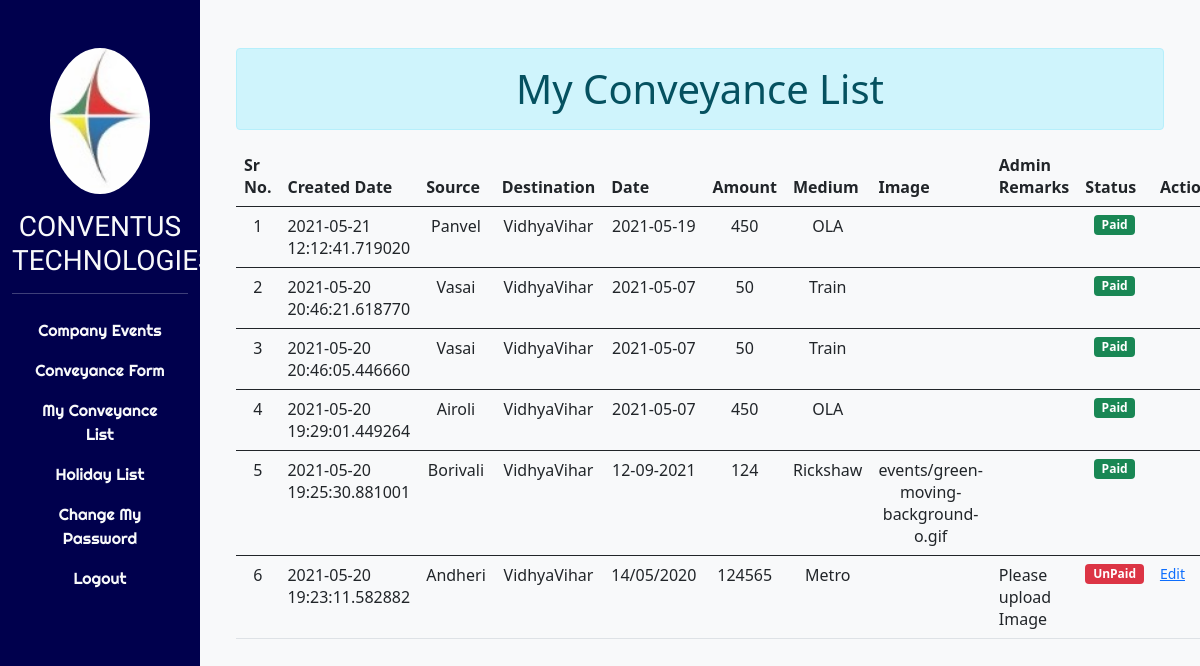
/conveyancelist/ (signed in), run on the app's committed database.
### events/models.py (models this page shows, shortened)
class Conveyance(models.Model):
	Date=models.CharField(max_length=50)
	From_Location=models.CharField(max_length=50)
	To_Location=models.CharField(max_length=50)
	Conveyance_Date=models.CharField(max_length=20)
	user=models.ForeignKey(User,on_delete=models.CASCADE)
	Amount=models.IntegerField()
	Remark=models.TextField()
	image=models.ImageField(upload_to='events/',default='',blank=True)
	RemarkAdmin=models.CharField(max_length=200,blank=True,default='')
	Status=models.BooleanField(default=False)

### events/views.py (the view)
# urls.py: path('conveyancelist/',conveyancelist),
def conveyancelist(request):
    uid=request.session.get('userId')
    incl=Conveyance.objects.filter(user_id=uid).order_by('-Date')
    d={'x':incl}
    return render(request,'events/conveyancelist.html',d)

### events/templates/events/conveyancelist.html
{% extends 'core/base.html'%} {% block content %}
<br><br>
<div class='container'>
<h1 class='alert alert-info mx-auto text-center'>My Conveyance List</h1>
<table class='table'>
    <thead>
    <tr>
        <th>Sr No.</th>
        <th>Created Date</th>
        <th>Source</th>
        <th>Destination</th>
        <th>Date</th>
        <th>Amount</th>
        <th>Medium</th>
        <th>Image</th>
        <th>Admin Remarks</th>
        <th>Status</th>
        <th>Action</th>
    </tr>
</thead>
    {% for i in x %}
    <tbody>
    <tr>
        <td><center>{{forloop.counter}}</center></td>
        <td>{{i.Date}}</td>
        <td><center>{{i.From_Location}}</center></td>
        <td><center>{{i.To_Location}}</center></td>
        <td><center>{{i.Conveyance_Date}}</center></td>
        <td><center>{{i.Amount}}</center></td>
        <td><center>{{i.Remark}}</center></td>
        <td><center>{{i.image}}</center></td>
        <td>{{i.RemarkAdmin}}</td>
        {% if i.Status %}
        <td><center><small class='badge bg-success'>Paid</small></center></td>
        {% else %}
        <td><center><small class='badge bg-danger'>UnPaid</small></center></td>
        {% endif %}
     {% if i.Status %}
        <td>  </td>
        {% else %}
        <td><small><a href='/Conveyanceupdateviewuser/{{i.id}}/'>Edit</a></small></td>
        {% endif %}
    </tr>
    </tbody>
    {%endfor%}
</table>
</div>
{% endblock%}

### core/static/core/css/core.css (style rules this page uses)
html,body { height:100%; }

### data on the page
Conveyance: Date "2021-05-21 12:12:41.719020", From_Location "Panvel", To_Location "VidhyaVihar", Conveyance_Date "2021-05-19", Amount "450", Remark "OLA", Status "Paid"
Conveyance: Date "2021-05-20 20:46:21.618770", From_Location "Vasai", To_Location "VidhyaVihar", Conveyance_Date "2021-05-07", Amount "50", Remark "Train", Status "Paid"
Conveyance: Date "2021-05-20 20:46:05.446660", From_Location "Vasai", To_Location "VidhyaVihar", Conveyance_Date "2021-05-07", Amount "50", Remark "Train", Status "Paid"
Conveyance: Date "2021-05-20 19:29:01.449264", From_Location "Airoli", To_Location "VidhyaVihar", Conveyance_Date "2021-05-07", Amount "450", Remark "OLA", Status "Paid"
Conveyance: Date "2021-05-20 19:25:30.881001", From_Location "Borivali", To_Location "VidhyaVihar", Conveyance_Date "12-09-2021", Amount "124", Remark "Rickshaw", image "events/green-moving-background-o.gif", Status "Paid"
Conveyance: Date "2021-05-20 19:23:11.582882", From_Location "Andheri", To_Location "VidhyaVihar", Conveyance_Date "14/05/2020", Amount "124565", Remark "Metro", RemarkAdmin "Please upload Image", Status "UnPaid"
